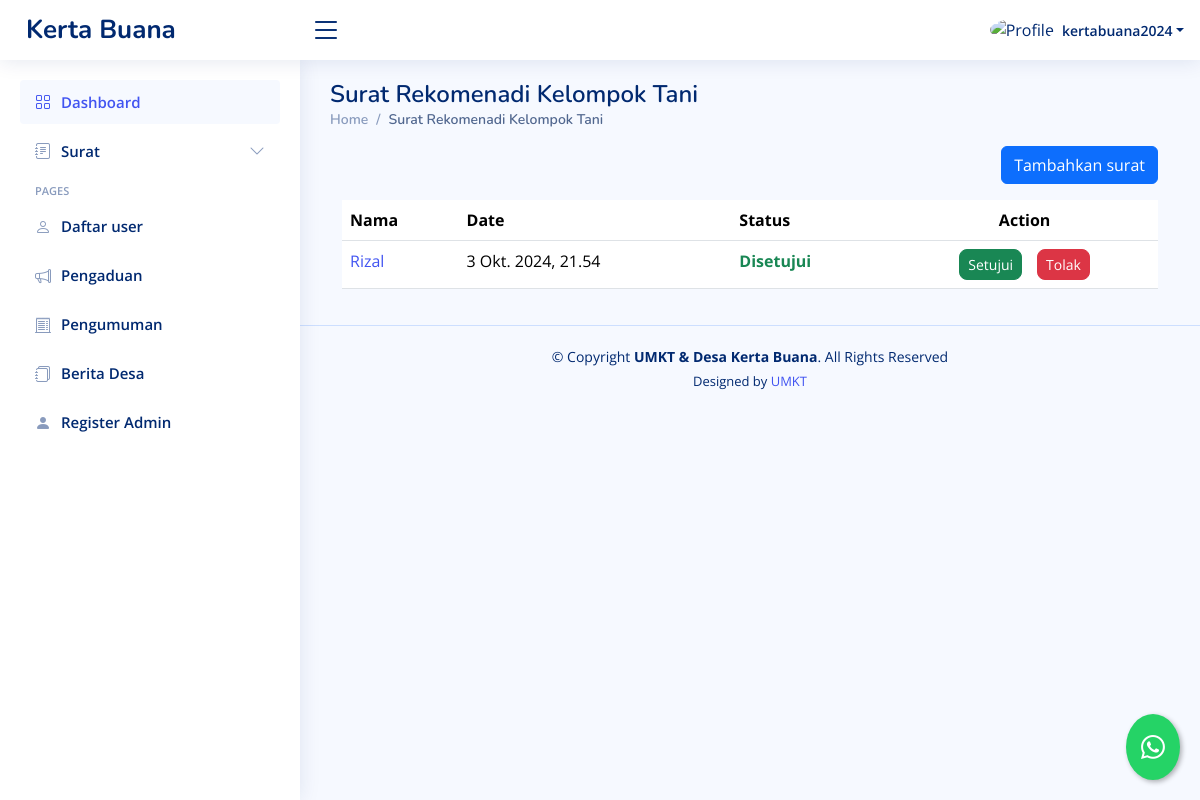
Screenshot of /dashboard/suket-rekomendasi-kelompok-tani/ (signed in) with the database file from the repository.
### dashboard/models.py (models this page shows, shortened)
class SuketRekKelTani(models.Model):
    STATUS_CHOICES = [
        ('review', 'Proses Review'),
        ('approved', 'Disetujui'),
        ('rejected', 'Ditolak'),
    ]
    penulis = models.ForeignKey(User, on_delete=models.CASCADE, blank=True, null=True)
    nama = models.CharField(max_length=255)
    jabatan = models.CharField(max_length=255)
    sekretariat = models.CharField(max_length=255)
    tempat = models.CharField(max_length=255)
    bantuan = models.CharField(max_length=255)
    tujuan = models.CharField(max_length=255)
    date = models.DateTimeField(default=timezone.now, blank=True)
    status = models.CharField(max_length=20, choices=STATUS_CHOICES, default='review')

### dashboard/views.py (the view, shortened to what this page needs)
# urls.py: path("suket-rekomendasi-kelompok-tani/",suketrekkeltani,  name="suketrekkeltani"),
@login_required
def suketrekkeltani(request):
    template_name = "backend/suketrekkeltani.html"
    suket = SuketRekKelTani.objects.all()
    private = SuketRekKelTani.objects.filter(penulis=request.user)
    context = {
        "suket": suket,
        'private':private
    }
    return render(request, template_name, context)

### templates/backend/suketrekkeltani.html (shortened to what this page needs)
{% extends "backend/base_ui.html" %} {% load static %} {% load custom_filters %}
{% block konten %}
<div>
  <div class="pagetitle">
    <h1>Surat Rekomenadi Kelompok Tani</h1>
    <nav>
      <ol class="breadcrumb">
        <li class="breadcrumb-item"><a href="{% url 'dashboard' %}">Home</a></li>
        <li class="breadcrumb-item active">Surat Rekomenadi Kelompok Tani</li>
      </ol>
    </nav>
  </div>
  {% if value %}
  <div class="card">
    <div class="card-body">
      <h5 class="card-title">Surat Rekomenadi Kelompok Tani</h5>
      <form method="post" action="{% url 'edit_suketrekkeltani' value.id %}">
        {% csrf_token %}
        <div class="row mb-3">
          <label for="inputNama" class="col-sm-2 col-form-label">Nama</label>
          <div class="col-sm-10">
            <input
              type="text"
              class="form-control"
              name="inputNama"
              value="{{ value.nama }}"
              required
            />
          </div>
        </div>
        <div class="row mb-3">
          <label for="inputJabatan" class="col-sm-2 col-form-label"
            >Jabatan</label
          >
          <div class="col-sm-10">
            <input
              type="text"
              class="form-control"
              name="inputJabatan"
              value="{{ value.jabatan }}"
              required
            />
          </div>
        </div>
        <div class="row mb-3">
          <label for="inputSekretariat" class="col-sm-2 col-form-label"
            >Sekretariat</label
          >
          <div class="col-sm-10">
            <input
              type="text"
              class="form-control"
              name="inputSekretariat"
              value="{{ value.sekretariat }}"
              required
            />
          </div>
        </div>
        <div class="row mb-3">
          <label for="inputTempat" class="col-sm-2 col-form-label"
            >Letak rekomendasi</label
          >
          <div class="col-sm-10">
            <input
              type="text"
              class="form-control"
              name="inputTempat"
              value="{{ value.tempat }}"
              required
            />
          </div>
        </div>
        <div class="row mb-3">
          <label for="inputBantuan" class="col-sm-2 col-form-label"
            >Permohonan bantuan</label
          >
          <div class="col-sm-10">
            <input
              type="text"
              class="form-control"
              name="inputBantuan"
              value="{{ value.bantuan }}"
              required
            />
          </div>
        </div>
        <div class="row mb-3">
          <label for="inputTujuan" class="col-sm-2 col-form-label"
            >Bantuan dari</label
          >
          <div class="col-sm-10">
            <input
              type="text"
              class="form-control"
              name="inputTujuan"
              value="{{ value.tujuan }}"
              required
            />
          </div>
        </div>
        <div class="row mb-3">
          <label class="col-sm-2 col-form-label">Submit Here</label>
          <div class="col-sm-10">
            <a href="{% url 'suketrekkeltani' %}">
              <button class="btn btn-secondary">Cancel</button>
            </a>
            <button type="submit" class="btn btn-primary">Submit</button>
          </div>
        </div>
      </form>
    </div>
  </div>
  {% else %}
  <div class="container-fluid">
    <div class="d-flex justify-content-end mb-3">
      <button
        type="button"
        class="btn btn-primary"
        data-bs-toggle="modal"
        data-bs-target="#formModal"
      >
        Tambahkan surat
      </button>
    </div>
    <div class="table-responsive">
      <table class="table datatable">
        <thead>
          <tr>
            <th>Nama</th>
            <th data-type="date" data-format="YYYY/DD/MM">Date</th>
            <th>Status</th>
            <th class="text-center">Action</th>
          </tr>
        </thead>
        <tbody>
          {% if user.is_superuser %} {% for surat in suket %}
          <tr>
            <td>
              <a href="{% url 'detail_suketrekkeltani' surat.id %}"
                >{{ surat.nama }}</a
              >
            </td>
            <td>{{ surat.date }}</td>
            {% if surat.status == 'review' %}
            <td class="text-warning fw-bold">Proses Review</td>
            {% elif surat.status == 'approved' %}
            <td class="text-success fw-bold">Disetujui</td>
            {% elif surat.status == 'rejected' %}
            <td class="text-danger fw-bold">Ditolak</td>
            {% endif %} {% if user.is_superuser %}
            <td class="text-center">
              <div
                class="btn-group gap-3"
                role="group"
                aria-label="Action buttons"
              >
                <button type="button" class="btn btn-success btn-sm rounded-3">
                  <a
                    href="{% url 'setujui_suketrekeltani' surat.id %}"
                    class="text-decoration-none text-white"
                    >Setujui</a
                  >
                </button>
                <button type="button" class="btn btn-danger btn-sm rounded-3">
                  <a
                    href="{% url 'tolak_suketrekeltani' surat.id %}"
                    class="text-decoration-none text-white"
                    >Tolak</a
                  >
                </button>
              </div>
            </td>
            {% endif %}
          </tr>
          {% endfor %} {% endif %}
        </tbody>
      </table>
    </div>
  </div>
  {% endif %}
</div>
{% endblock konten %}

### templates/backend/base_ui.html (shortened to what this page needs)
{% load static %}
<!DOCTYPE html>
<html lang="en">
  <head>
    <link
      href="{% static 'backend/vendor/bootstrap/css/bootstrap.min.css'%}"
      rel="stylesheet"
    />
    <link
      href="{% static 'backend/vendor/bootstrap-icons/bootstrap-icons.css'%}"
      rel="stylesheet"
    />
    <link
      href="{% static 'backend/vendor/boxicons/css/boxicons.min.css'%}"
      rel="stylesheet"
    />
    <link
      href="{% static 'backend/vendor/quill/quill.snow.css'%}"
      rel="stylesheet"
    />
    <link
      href="{% static 'backend/vendor/quill/quill.bubble.css'%}"
      rel="stylesheet"
    />
    <link
      href="{% static 'backend/vendor/remixicon/remixicon.css'%}"
      rel="stylesheet"
    />
    <link
      href="{% static 'backend/vendor/simple-datatables/style.css'%}"
      rel="stylesheet"
    />
    <link href="{% static 'backend/css/style.css'%}" rel="stylesheet" />
  </head>
  <body>
    <header id="header" class="header fixed-top d-flex align-items-center">
      <div class="d-flex align-items-center justify-content-between">
        <a href="{% url 'welcome'%}" class="logo d-flex align-items-center">
          <span class="d-none d-lg-block">Kerta Buana</span>
        </a>
        <i class="bi bi-list toggle-sidebar-btn"></i>
      </div>
      <nav class="header-nav ms-auto">
        <ul class="d-flex align-items-center">
          <li class="nav-item dropdown pe-3">
            <a
              class="nav-link nav-profile d-flex align-items-center pe-0"
              href="#"
              data-bs-toggle="dropdown"
            >
              {% if user.is_superuser %}
              <img
                src="{% static 'backend/img/orang.png'%}"
                alt="Profile"
                class="rounded-circle"
              />
              {% else %}
              <img
                src="{% static 'backend/img/family.png'%}"
                alt="Profile"
                class="rounded-circle"
              />
              {% endif %}
              <span class="d-none d-md-block dropdown-toggle ps-2"
                >{{request.user.username}}</span
              > </a
            >
          </li>
        </ul>
      </nav>
    </header>
    <aside id="sidebar" class="sidebar">
      <ul class="sidebar-nav" id="sidebar-nav">
        <li class="nav-item">
          <a class="nav-link" href="{% url 'dashboard'%}">
            <i class="bi bi-grid"></i>
            <span>Dashboard</span>
          </a>
        </li>
        {% if user.is_superuser %}
        <li class="nav-item">
          <a
            class="nav-link collapsed"
            data-bs-target="#forms-nav"
            data-bs-toggle="collapse"
            href="#"
          >
            <i class="bi bi-journal-text"></i><span>Surat</span
            ><i class="bi bi-chevron-down ms-auto"></i>
          </a>
        </li>
        {% endif %}
        {% if user.is_superuser %}
        <li class="nav-heading">Pages</li>
        <li class="nav-item">
          <a class="nav-link collapsed" href="{% url 'daftar_user' %}">
            <i class="bi bi-person"></i>
            <span>Daftar user</span>
          </a>
        </li>
        <li class="nav-item">
          <a class="nav-link collapsed" href="{% url 'pengaduan_asing' %}">
            <i class="bi bi-megaphone"></i>
            <span>Pengaduan</span>
          </a>
        </li>
        <li class="nav-item">
          <a class="nav-link collapsed" href=" {% url 'pengumuman' %} ">
            <i class="bi bi-receipt-cutoff"></i>
            <span>Pengumuman</span>
          </a>
        </li>
        <li class="nav-item">
          <a class="nav-link collapsed" href=" {% url 'blog' %} ">
            <i class="bi bi-journals"></i>
            <span>Berita Desa</span>
          </a>
        </li>
        <li class="nav-item">
          <a class="nav-link collapsed" href="{% url 'register_super_admin' %}">
            <i class="bi bi-person-fill"></i>
            <span>Register Admin</span>
          </a>
        </li>
        {% endif %}
      </ul>
    </aside>
    <main id="main" class="main">
      {% block konten %}{% endblock konten %}
    </main>
    <footer id="footer" class="footer">
      <div class="copyright">
        &copy; Copyright <strong><span>UMKT & Desa Kerta Buana</span></strong
        >. All Rights Reserved
      </div>
      <div class="credits">
        Designed by <a href="https://www.umkt.ac.id/">UMKT</a>
      </div>
    </footer>
    <a
      href="https://wa.me/6282255462424?text=Halo,%20saya%20{{ request.user.last_name }}%20dengan%20nik%20{{ request.user.nik }}"
      class="whatsapp-float"
      target="_blank"
      title="Hubungi kami via WhatsApp"
    >
      <i class="bi bi-whatsapp"></i>
    </a>
  </body>
</html>

### static/backend/css/style.css (style rules this page uses)
:root { scroll-behavior: smooth; }
body { font-family: "Open Sans", sans-serif; background: #f6f9ff; color: #444444; }
a { color: #4154f1; text-decoration: none; }
h1, h2, h3, h4, h5, h6 { font-family: "Nunito", sans-serif; }
#main { margin-top: 60px; padding: 20px 30px; transition: all 0.3s; }
.pagetitle { margin-bottom: 10px; }
.pagetitle h1 { font-size: 24px; margin-bottom: 0; font-weight: 600; color: #012970; }
.breadcrumb { font-size: 14px; font-family: "Nunito", sans-serif; color: #899bbd; font-weight: 600; }
.breadcrumb a { color: #899bbd; transition: 0.3s; }
.breadcrumb .breadcrumb-item::before { color: #899bbd; }
.breadcrumb .active { color: #51678f; font-weight: 600; }
.logo { line-height: 1; }
@media (min-width: 1200px) { .logo { width: 280px; } }
.logo span { font-size: 26px; font-weight: 700; color: #012970; font-family: "Nunito", sans-serif; }
.header { transition: all 0.5s; z-index: 997; height: 60px; box-shadow: 0px 2px 20px rgba(1, 41, 112, 0.1); background-color: #fff; padding-left: 20px; }
.header .toggle-sidebar-btn { font-size: 32px; padding-left: 10px; cursor: pointer; color: #012970; }
.header-nav ul { list-style: none; }
.header-nav>ul { margin: 0; padding: 0; }
.header-nav .nav-profile { color: #012970; }
.header-nav .nav-profile img { max-height: 36px; }
.header-nav .nav-profile span { font-size: 14px; font-weight: 600; }
.sidebar { position: fixed; top: 60px; left: 0; bottom: 0; width: 300px; z-index: 996; transition: all 0.3s; padding: 20px; overflow-y: auto; scrollbar-width: thin; scrollbar-color: #aab7cf transparent; box-shadow: 0px 0px 20px rgba(1, 41, 112, 0.1); background-color: #fff; }
@media (min-width: 1200px) { #main, #footer { margin-left: 300px; } }
.sidebar-nav { padding: 0; margin: 0; list-style: none; }
.sidebar-nav li { padding: 0; margin: 0; list-style: none; }
.sidebar-nav .nav-item { margin-bottom: 5px; }
.sidebar-nav .nav-heading { font-size: 11px; text-transform: uppercase; color: #899bbd; font-weight: 600; margin: 10px 0 5px 15px; }
.sidebar-nav .nav-link { display: flex; align-items: center; font-size: 15px; font-weight: 600; color: #4154f1; transition: 0.3; background: #f6f9ff; padding: 10px 15px; border-radius: 4px; }
.sidebar-nav .nav-link i { font-size: 16px; margin-right: 10px; color: #4154f1; }
.sidebar-nav .nav-link.collapsed { color: #012970; background: #fff; }
.sidebar-nav .nav-link.collapsed i { color: #899bbd; }
.sidebar-nav .nav-link .bi-chevron-down { margin-right: 0; transition: transform 0.2s ease-in-out; }
.footer { padding: 20px 0; font-size: 14px; transition: all 0.3s; border-top: 1px solid #cddfff; }
.footer .copyright { text-align: center; color: #012970; }
.footer .credits { padding-top: 5px; text-align: center; font-size: 13px; color: #012970; }
.whatsapp-float { position: fixed; bottom: 20px; right: 20px; background-color: #25D366; color: white; border-radius: 50%; padding: 15px; box-shadow: 2px 2px 5px rgba(0, 0, 0, 0.3); z-index: 1000; font-size: 24px; transition: all 0.3s ease; }
.whatsapp-float i { margin-right: 0; }

### rows the page displays
SuketRekKelTani: nama "Rizal", date "3 Okt. 2024, 21.54", status "Disetujui"

### other values shown
{{ request.user.username }} "kertabuana2024"
